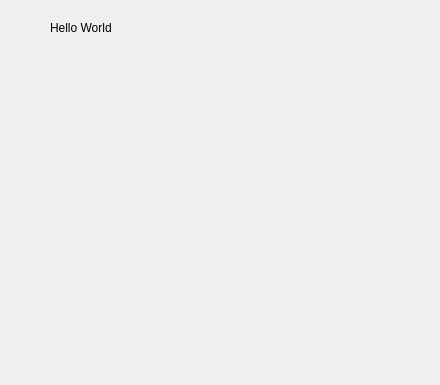
<?xml version="1.0" encoding="UTF-8"?>
<ui version="4.0">
 <class>MainWindow</class>
 <widget class="QMainWindow" name="MainWindow">
  <property name="geometry">
   <rect>
    <x>0</x>
    <y>0</y>
    <width>440</width>
    <height>385</height>
   </rect>
  </property>
  <property name="windowTitle">
   <string>PyQT</string>
  </property>
  <widget class="QWidget" name="centralwidget">
   <widget class="QLabel" name="label">
    <property name="geometry">
     <rect>
      <x>50</x>
      <y>20</y>
      <width>71</width>
      <height>16</height>
     </rect>
    </property>
    <property name="text">
     <string>Hello World</string>
    </property>
   </widget>
  </widget>
 </widget>
 <resources/>
 <connections/>
</ui>
